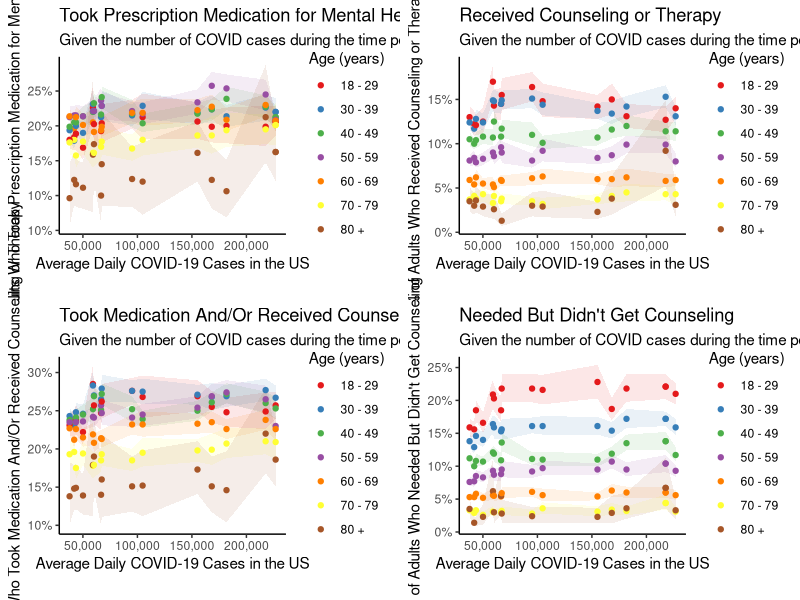
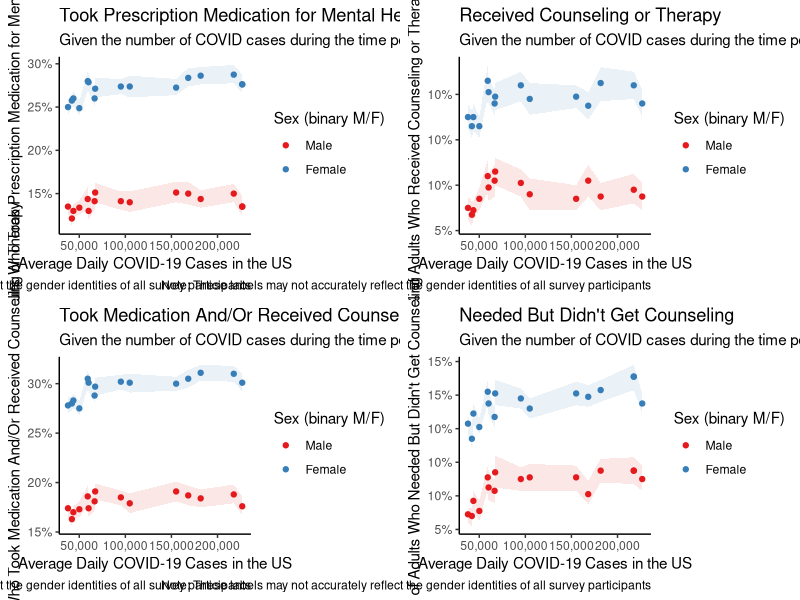
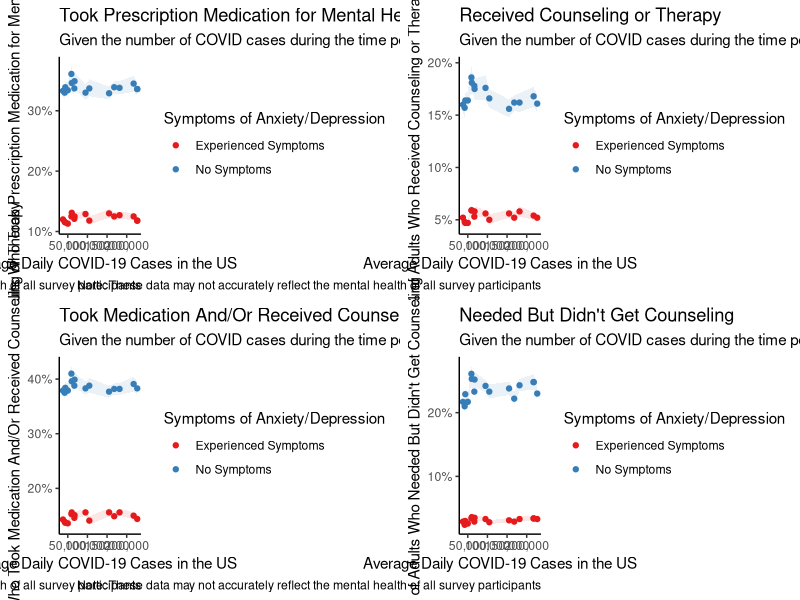
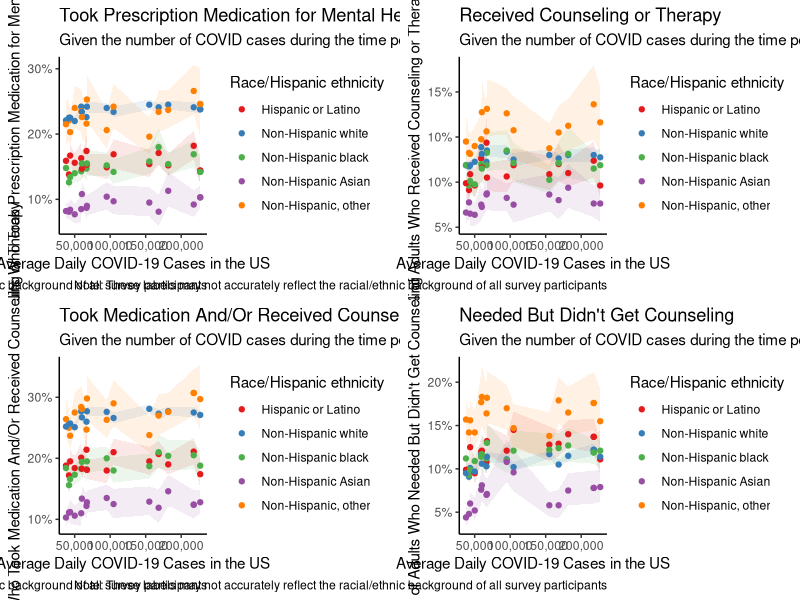
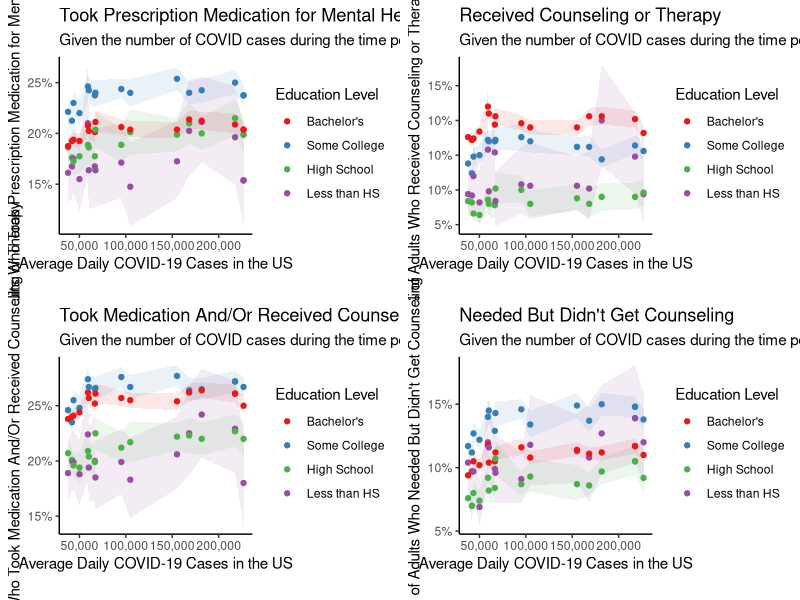

Reproduce these figures in R, in order.
## ---- chunk 1
knitr::opts_chunk$set(echo = FALSE, message = FALSE, warning=FALSE)
## ---- chunk 2
#Loading packages
library(tidyverse)
library(RColorBrewer)
library(gridExtra)
library(ggplot2)
## ---- chunk 3
#Loading dataset
new_data_fixed <- read_csv("new_data_fixed.csv")
## ---- chunk 4
#Function to make each plot
make_plot <- function(ind, grp){
  
  caption <- ""
  
  #Indicator things
  title <- ind %>% str_sub(1, -15)
  
  if (ind == "Took Prescription Medication for Mental Health And/Or Received Counseling or Therapy, Last 4 Weeks") {
    title <- "Took Medication And/Or Received Counseling or Therapy"
  }
  if (ind == "Needed Counseling or Therapy But Did Not Get It, Last 4 Weeks") {
    title <- "Needed But Didn't Get Counseling"
  }
  
  y_axis_title <- paste("% of Adults Who", title)
  
  #Group things
  if (grp == "By Age") {
    leg_title <- "Age (years)"
    leg_breaks <- c("18 - 29 years", "30 - 39 years", "40 - 49 years", "50 - 59 years", "60 - 69 years", "70 - 79 years", "80 years and above")
    leg_labels <- c("18 - 29", "30 - 39", "40 - 49", "50 - 59", "60 - 69", "70 - 79", "80 +")
    num <- 7
  }
  
  if (grp == "By Sex") {
    leg_title <- "Sex (binary M/F)"
    leg_breaks <- c("Male", "Female")
    leg_labels <- c("Male", "Female")
    caption <- "Note: These labels may not accurately reflect the gender identities of all survey participants"
    num <- 2
  }
  
  if (grp == "By Education") {
    leg_title <- "Education Level"
    leg_breaks <- c("Bachelor's degree or higher", "Some college/Associate's degree", "High school diploma or GED", "Less than a high school diploma")
    leg_labels <- c("Bachelor's", "Some College", "High School", "Less than HS")
    num <- 4
  }
  
  if (grp == "By Presence of Symptoms of Anxiety/Depression") {
    leg_title <- "Symptoms of Anxiety/Depression"
    leg_breaks <- c("Did not experience symptoms of anxiety/depression in the past 4 weeks", "Experienced symptoms of anxiety/depression in past 4 weeks")
    leg_labels <- c("Experienced Symptoms", "No Symptoms")
    caption <- "Note: These data may not accurately reflect the mental health of all survey participants"
    num <- 2
  }
  
  if (grp == "By Race/Hispanic ethnicity") {
    leg_title <- "Race/Hispanic ethnicity"
    leg_breaks <- c("Hispanic or Latino", "Non-Hispanic white, single race", "Non-Hispanic black, single race", "Non-Hispanic Asian, single race", "Non-Hispanic, other races and multiple races")
    leg_labels <- c("Hispanic or Latino", "Non-Hispanic white", "Non-Hispanic black", "Non-Hispanic Asian", "Non-Hispanic, other")
    caption <- "Note: These labels may not accurately reflect the racial/ethnic background of all survey participants"
    num <- 5
  }
  
  my_colors <- brewer.pal(num, "Set1")
  
  #Making the darn plot
  plot <- new_data_fixed %>% 
    filter(Group == grp,
           Indicator == ind) %>% 
    na.omit() %>% #need to omit in order for the geom_ribbon to work
    ggplot(aes(x = avg_cases, y = (Value/100))) +
    geom_ribbon(aes(ymin = (LowCI/100), ymax = (HighCI/100), fill = Subgroup), alpha = .1, show.legend = FALSE) +
    geom_point(aes(color = Subgroup)) +
    labs(title = title, subtitle = "Given the number of COVID cases during the time period", caption = caption) +
    theme(legend.position = "right") +
    scale_color_manual(values = my_colors, name = leg_title, breaks = leg_breaks, labels = leg_labels) +
    scale_fill_manual(values = my_colors, breaks = leg_breaks, labels = leg_labels) +
    theme_classic() +
    scale_x_continuous("Average Daily COVID-19 Cases in the US", labels = scales::comma_format()) +
    scale_y_continuous(y_axis_title, labels = scales::percent_format(accuracy = 5L)) 
  
  plot
}
## ---- chunk 5
age1 <- make_plot("Took Prescription Medication for Mental Health, Last 4 Weeks", "By Age")
age2 <- make_plot("Received Counseling or Therapy, Last 4 Weeks", "By Age")
age3 <- make_plot("Took Prescription Medication for Mental Health And/Or Received Counseling or Therapy, Last 4 Weeks", "By Age")
age4 <- make_plot("Needed Counseling or Therapy But Did Not Get It, Last 4 Weeks", "By Age")

grid.arrange(age1, age2, age3, age4, ncol=2, nrow =2)
## ---- chunk 6
sex1 <- make_plot("Took Prescription Medication for Mental Health, Last 4 Weeks", "By Sex")
sex2 <- make_plot("Received Counseling or Therapy, Last 4 Weeks", "By Sex")
sex3 <- make_plot("Took Prescription Medication for Mental Health And/Or Received Counseling or Therapy, Last 4 Weeks", "By Sex")
sex4 <- make_plot("Needed Counseling or Therapy But Did Not Get It, Last 4 Weeks", "By Sex")
## ---- chunk 7
grid.arrange(sex1, sex2, sex3, sex4, ncol=2, nrow =2)
## ---- chunk 8
symptoms1 <- make_plot("Took Prescription Medication for Mental Health, Last 4 Weeks", "By Presence of Symptoms of Anxiety/Depression")
symptoms2 <- make_plot("Received Counseling or Therapy, Last 4 Weeks", "By Presence of Symptoms of Anxiety/Depression")
symptoms3 <- make_plot("Took Prescription Medication for Mental Health And/Or Received Counseling or Therapy, Last 4 Weeks", "By Presence of Symptoms of Anxiety/Depression")
symptoms4 <- make_plot("Needed Counseling or Therapy But Did Not Get It, Last 4 Weeks", "By Presence of Symptoms of Anxiety/Depression")
## ---- chunk 9
grid.arrange(symptoms1, symptoms2, symptoms3, symptoms4, ncol=2, nrow =2)
## ---- chunk 10
race1 <- make_plot("Took Prescription Medication for Mental Health, Last 4 Weeks", "By Race/Hispanic ethnicity")
race2 <- make_plot("Received Counseling or Therapy, Last 4 Weeks", "By Race/Hispanic ethnicity")
race3 <- make_plot("Took Prescription Medication for Mental Health And/Or Received Counseling or Therapy, Last 4 Weeks", "By Race/Hispanic ethnicity")
race4 <- make_plot("Needed Counseling or Therapy But Did Not Get It, Last 4 Weeks", "By Race/Hispanic ethnicity")
## ---- chunk 11
grid.arrange(race1, race2, race3, race4, ncol=2, nrow =2)
## ---- chunk 12
education1 <- make_plot("Took Prescription Medication for Mental Health, Last 4 Weeks", "By Education")
education2 <- make_plot("Received Counseling or Therapy, Last 4 Weeks", "By Education")
education3 <- make_plot("Took Prescription Medication for Mental Health And/Or Received Counseling or Therapy, Last 4 Weeks", "By Education")
education4 <- make_plot("Needed Counseling or Therapy But Did Not Get It, Last 4 Weeks", "By Education")
## ---- chunk 13
grid.arrange(education1, education2, education3, education4, ncol=2, nrow =2)
